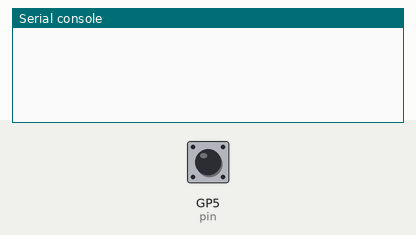
This program was run on a simulated Raspberry Pi Pico running MicroPython. On the bench: the last lines printed to the serial console. Inputs (shaded band) come from the test bench; at power-on: GP5 (pin) HIGH.

Above: at 1.2 s.
1.3 s: GP5 (pin) pulled LOW for 0.15 s
At 2.3 s:
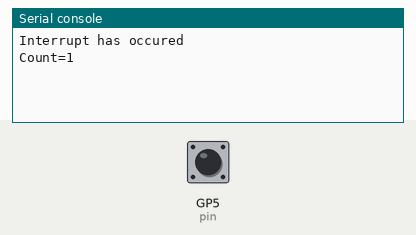
2.9 s: GP5 (pin) pulled LOW for 1 s
At 3.5 s:
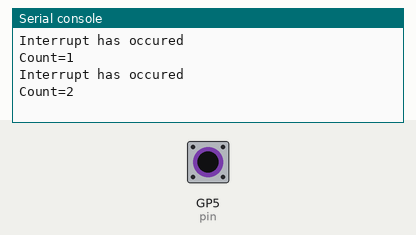
5.4 s: GP5 (pin) pulled LOW for 0.15 s
At 6.6 s:
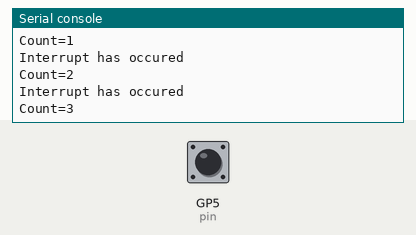

The program:

button_interrupt_falling.py
```python
from machine import Pin

interrupt_flag = 0
pin = Pin(5, Pin.IN, Pin.PULL_UP)
counter = 0


def callback(pin):
    global interrupt_flag
    interrupt_flag = 1


pin.irq(trigger=Pin.IRQ_FALLING, handler=callback)
while True:
    if interrupt_flag is 1:
        print("Interrupt has occured")
        interrupt_flag = 0
        counter += 1
        print("Count={}".format(counter))
```

Measured:
- after the input at 1.3 s, the serial console: prints a new line at once (image 1)
- after the input at 2.9 s, the serial console: prints a new line at once (image 2)
- after the input at 5.4 s, the serial console: prints a new line at once (image 3)
